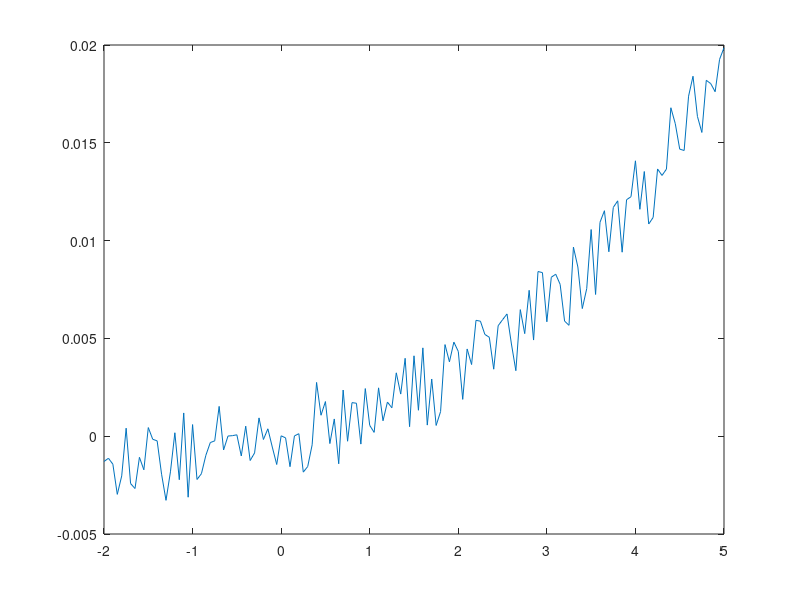

Reproduce this figure in MATLAB. (Note: this script raises an error after producing the figure.)
%Program to demonstrate non-linear Curve analysis using MATLAB
%Example 2 data for a function F=a0(e^(a1x)-1)
%version 2007-10-08 D.W. Donovan

clear all;
load('nonlinex2.mat','-ascii');
x=nonlinex2(:,1);
fx=nonlinex2(:,2);

figure
plot(x,fx)

a00= [.5 .4]

a=fminsearch(@fnnonlinclassex2,a00)

a0=a(1);
a1=a(2);

ffx=a0*(exp(a1*x)-1);
ss=(fx-ffx)'*(fx-ffx);
xc=[min(x):(max(x)-min(x))/100:max(x)]';
fxc=a0*(exp(a1*xc)-1);

la00=['a00 = ',num2str(a00)];
la0=['a0 = ',num2str(a0)];
la1=['a1 = ',num2str(a1)];
lss=['sm Sq = ',num2str(ss)];
lssdp=['sm Sq DP = ',num2str(ss/size(fx,1))];

figure
hold on;
t1='Non-Linear Curve Fitting Class Example #1';
t2='Data Fitted to F(x) = a0[exp(a1x)-1]';
name='D.W. Donovan - ';
t=[t1,'\newline',t2,'\newline',name,date];
title(t)
xlabel('x in unitless numbers')
ylabel('f(x) in unitless numbers')

plot(x,fx,'r*')
plot(xc,fxc,'b')
plot(min(xc),max(fxc),'w')
plot(min(xc),max(fxc),'w')
plot(min(xc),max(fxc),'w')
plot(min(xc),max(fxc),'w')
plot(min(xc),max(fxc),'w')

legend('raw data','fitted curve',la00,la0,la1,lss,lssdp,2);
legend('boxoff')
